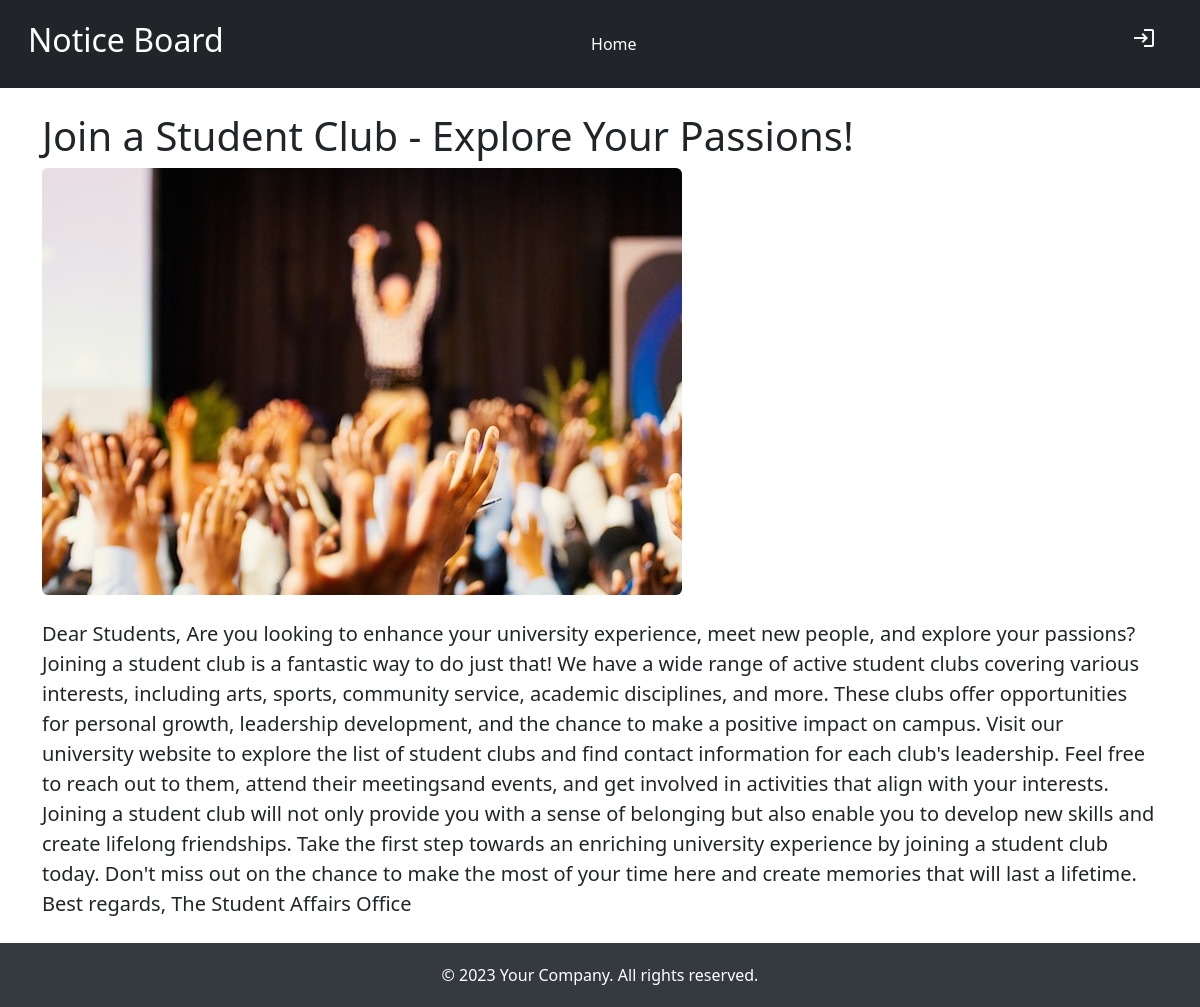
Screenshot of /posts/view_posts.php?id=13 with the database file from the repository.
### tables this page shows
CREATE TABLE `posts` (
  `id` int(10) NOT NULL,
  `title` text NOT NULL,
  `content` text NOT NULL,
  `category` text NOT NULL,
  `author` text NOT NULL,
  `cover_photo` text NOT NULL,
  `date` timestamp NULL DEFAULT current_timestamp(),
  `important` tinyint(1) NOT NULL
);

### posts/view_posts.php (the view, shortened to what this page needs)
<!DOCTYPE html>
<html lang="en">
<head>
  <link href="https://cdn.jsdelivr.net/npm/bootstrap@5.2.3/dist/css/bootstrap.min.css" rel="stylesheet">
  <link rel="stylesheet" href="../assets/style.css">
</head>
<body>
  <nav class="navbar navbar-expand-lg navbar-dark bg-dark p-3">
      <div class="container-fluid">
        <a class="navbar-brand" href="#"><h2> Notice Board </h2></a>
        <div class=" collapse navbar-collapse" id="navbarNavDropdown">
          <ul class="navbar-nav ms-auto ">
            <li class="nav-item">
              <a class="nav-link mx-2 active" aria-current="page" href="get_posts.php">Home</a>
            </li>
            <li class="nav-item">
              <a class="nav-link mx-2" href="#manageposts"></a>
            </li>
            <li class="nav-item">
              <a class="nav-link mx-2" href="manage_users.php"></a>
            </li>
          </ul>
          <ul class="navbar-nav ms-auto d-none d-lg-inline-flex">
            <li class="nav-item mx-2">
              <a class="nav-link text-light h5" href="" target="blank"><i class="fab fa-google-plus-square"></i></a>
            </li>
            <li class="nav-item mx-2">
              <a class="nav-link text-light h5" href="" target="blank"><i class="fab fa-twitter"></i></a>
            </li>
            <li class="nav-item mx-2">
              <a class="nav-link text-light h5" href="../admin/login.php" target="blank"><span class="material-icons md-48">login</span></a>
            </li>
          </ul>
        </div>
      </div>
    </nav>
    <div class="container mt-4">
        <?php
        $servername = "localhost";
        $username = "root";
        $password = "";
        $database = "noticeboard";
        $conn = new mysqli($servername, $username, $password, $database);
        $postId = $_GET['id'];
        $sql = "SELECT * FROM posts WHERE id = $postId";
        $result = $conn->query($sql);
        if ($result->num_rows > 0) {
            $row = $result->fetch_assoc();
            $postTitle = $row['title'];
            $postContent = $row['content'];
            $postImage = $row['cover_photo'];
            echo '<div class="post-container">';
            echo "<h1 class='mt-4'>$postTitle</h1>";
            echo "<img src='../images/$postImage' alt='Post Image' class='img-fluid rounded mb-4'>";
            echo "<p class='lead'>$postContent</p>";
            echo '</div>';
        } else {
            echo "Post not found.";
        }
        ?>
    </div>
  <footer class="footer mt-4">
        <div class="container">
            <span>&copy; 2023 Your Company. All rights reserved.</span>
        </div>
  </footer>
</body>
</html>

### assets/style.css (style rules this page uses)
.footer { position: relative; bottom: 0; width: 100%; background-color: #343a40; color: #fff; padding: 20px; text-align: center; }

### rows the page displays
posts: title "Join a Student Club - Explore Your Passions!", cover_photo (picture), content "Dear Students, Are you looking to enhance your university experience, meet new people, and explore your passions? Joining a student club is a fantastic way to do just that! We have a wide range of active student clubs covering various interests, including arts, sports, community service, academic disciplines, and more. These clubs offer opportunities for personal growth, leadership development, and the chance to make a positive impact on campus. Visit our university website to explore the list of student clubs and find contact information for each club's leadership. Feel free to reach out to them, attend their meetingsand events, and get involved in activities that align with your…"
